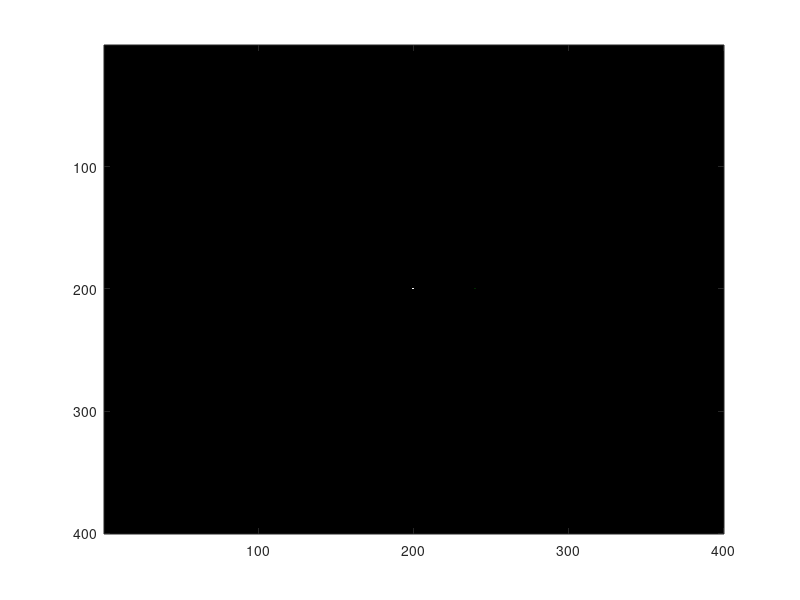

Reproduce this figure in MATLAB.
clear all; %Emptying workspace
close all; %Closing all figures
temp = uint8(zeros(400,400,3)); %Create a dark stimulus matrix
temp1 = cell(10,1); %Create a cell that can hold 10 matrices
for ii = 1:10 %Filling temp1
    temp(200,200,:) = 255; %Inserting a fixation point
    temp(200,240,2) = (ii-1)*10; %Inserting a test point 40 pixels right
    %of it. Brightness range 0 to 90.
    temp1{ii} = temp; %Putting the respective modified matrix in cell
end %Done doing that
h = figure %Creating a figure with a handle h
stimulusorder = randperm(200); %Creating a random order from 1 to 200.
%For the 200 trials. Allows to have
%a precisely equal number per condition.
stimulusorder = mod(stimulusorder,10); %Using the modulus function to
%create a range from 0 to 9. 20 each.
stimulusorder = stimulusorder + 1; %Now, the range is from 1 to 10, as
%desired.
score = zeros(10,1); %Keeping score. How many stimuli were reported seen
for ii = 1:200 %200 trials, 20 per condition
    image(temp1{stimulusorder(1,ii)}) %Image the respective matrix. As
    %designated by stimulusorder
    ii %Give observer feedback about which trial we are in. No other feedback.
    pause; %Get the keypress
    temp2 = get(h,'CurrentCharacter'); %Get the keypress. =.” for present,
    %“,” for absent.
    temp3 = strcmp('.', temp2); %Compare strings. If . (present), temp3 = 1,
    %otherwise 0.
    score(stimulusorder(1,ii)) = score(stimulusorder(1,ii)) + temp3; %Add up.
    % In the respective score sheet.
end %End the presentation of trials, after 200 have lapsed.